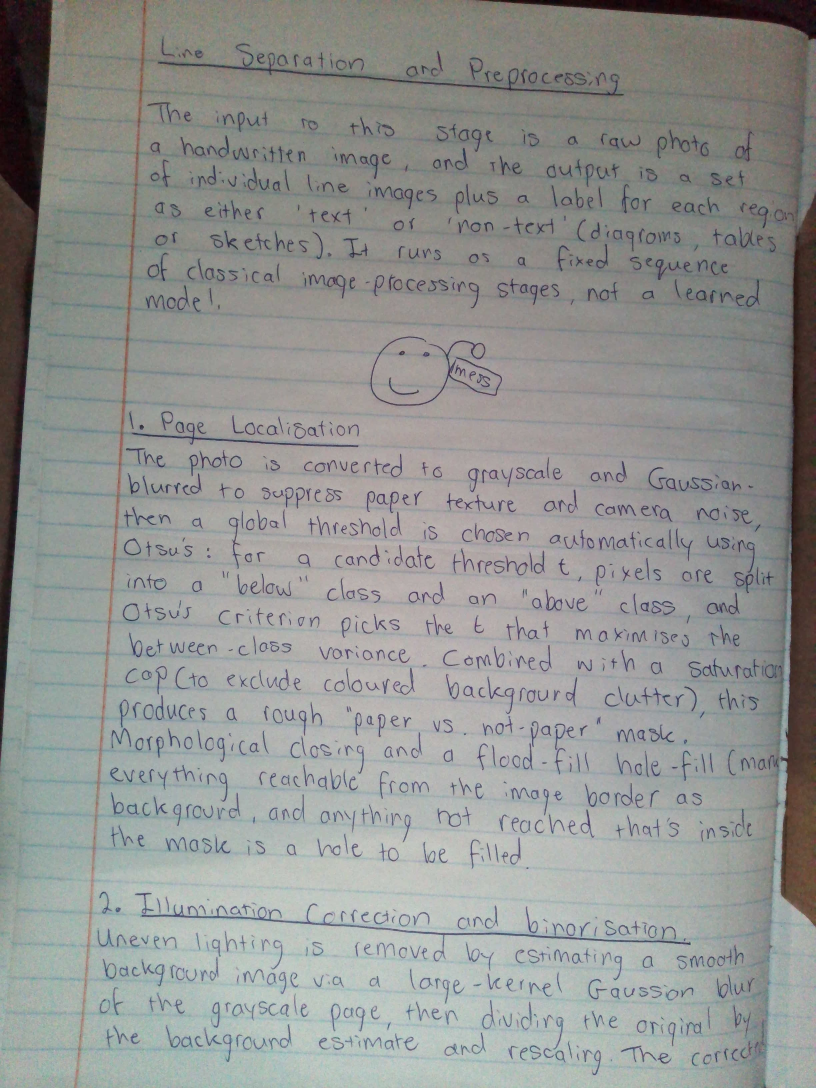
#> input picture Software/CNN/MyHandwriting/pages/page1.jpg, 2448 x 3264 px (shown at 1/3 size)
$ python SegmentSimple.py MyHandwriting/pages/page1.jpg MyHandwriting/pages/page2.jpg
#> lines starting #> are read from the running program, lines starting #| are printed output that depends on the picture; after the words box and inside, x2 and y2 are one past the last pixel; in counts of white or black regions, pixels touching at a corner belong together; long printed decimals are rounded
"""Simple, fast text-line separation for a photographed handwritten page.

1. normalise lighting (divide by a blurred background) and threshold ink (Otsu);
   drop big solid blobs (binder, shadows) and full-height bars
2. deskew by maximising the sharpness of the row-ink profile
3. find line centres as peaks of the row-ink profile (pitch from autocorrelation)
4. between neighbouring centres, find the path that crosses the least ink
   (dynamic programming, left to right): a rough boundary between two lines
5. label connected pieces of ink (strokes, dots, tails) and give each piece, whole,
   to the line that holds most of it; a small dot goes to the letter just below it
6. each line = its own ink pieces: crop it, white out everything else

Usage: python SegmentSimple.py page.jpg outdir
"""
import sys
import time
from pathlib import Path

import numpy as np
from PIL import Image, ImageDraw


def _box(a, r):
    """Mean over a (2r+1)x(2r+1) window using an integral image."""
#> called with r = 40
    p = np.pad(a, r, mode="edge").astype(np.float64)
    ii = np.pad(p.cumsum(0).cumsum(1), ((1, 0), (1, 0)))
    k = 2 * r + 1
    return (ii[k:, k:] - ii[:-k, k:] - ii[k:, :-k] + ii[:-k, :-k]) / (k * k)


def _otsu(v):
    h, _ = np.histogram(np.clip(v, 0, 1.2), bins=256, range=(0, 1.2))
#> h = 256 values, max 88985 at index 219, min 0 at index 0, mean 7803
    p = h / h.sum()
#> p = 256 values, max 0.0445 at index 219, min 0 at index 0, mean 0.00391
    w, m = np.cumsum(p), np.cumsum(p * np.arange(256))
#> w = 256 values from 0 to 1; m = 256 values from 0 to 211.3
    s = (m[-1] * w - m) ** 2 / np.maximum(w * (1 - w), 1e-12)
#> s = 256 values, max 651.9 at index 172, min 0 at index 0, mean 290
    return (int(np.argmax(s)) + 0.5) * 1.2 / 256


def _ink(gray):
    """gray float image -> (ink mask, lighting-normalised image in 0..1)."""
    ratio = gray / np.maximum(_box(gray, 40), 1.0)
    mask = ratio < _otsu(ratio)
#> mask: shape (1632, 1224) bool; 8.1% white; 1479 white regions (478 under 20 px), largest, box (x1, y1, x2, y2) and area: (0, 0, 78, 1143) 29880, (1171, 344, 1224, 1389) 21886, (719, 0, 1224, 60) 9697
    solid = _box(mask.astype(np.float64), 4) > 0.999          # 9x9 solid ink: binder, shadow, patch
#> solid: shape (1632, 1224) bool; 1.6% white; 11 white regions (4 under 20 px), largest, box (x1, y1, x2, y2) and area: (0, 0, 73, 1080) 17037, (1178, 357, 1214, 1280) 8533, (779, 0, 1224, 53) 6359
    mask &= ~(_box(solid.astype(np.float64), 3) > 0)
#> mask: shape (1632, 1224) bool; 5.5% white in thin lines or dots
    bars = _box(mask.mean(0, keepdims=True).repeat(3, 0), 3)[0] > 0.4    # full-height bars
    mask[:, bars] = False
    return mask, ratio


def _seam(cost, step=3):
    """Left-to-right minimum-cost path (row index per column), up to `step` rows per column."""
    h, W = cost.shape
    acc = cost.copy()
    back = np.zeros((h, W), np.int8)
    idx = np.arange(h)
    shifts = range(-step, step + 1)
    for x in range(1, W):
        p = acc[:, x - 1]
        cand = np.full((len(shifts), h), np.inf)
        for i, d in enumerate(shifts):                 # cand[i, y] = p[y + d] + penalty
            if d < 0:
                cand[i, -d:] = p[:d] + 0.02 * abs(d)
            elif d > 0:
                cand[i, :-d] = p[d:] + 0.02 * d
            else:
                cand[i] = p
        j = cand.argmin(0)
        acc[:, x] += cand[j, idx]
        back[:, x] = j - step
    y = np.empty(W, int)
    y[-1] = acc[:, -1].argmin()
    for x in range(W - 1, 0, -1):
        y[x - 1] = y[x] + back[y[x], x]
    return y


def _label(mask):
    """8-connected component labelling (run based union-find) -> (labels, count)."""
    H, W = mask.shape
    lab = np.zeros((H, W), np.int32)
    parent = [0]

    def find(a):
        while parent[a] != a:
            parent[a] = parent[parent[a]]
            a = parent[a]
        return a

    prev = []
    for y in range(H):
        d = np.diff(np.r_[0, mask[y].view(np.int8), 0])
        runs = list(zip(np.nonzero(d == 1)[0].tolist(), np.nonzero(d == -1)[0].tolist()))
        cur, k = [], 0
        for a, b in runs:
            while k < len(prev) and prev[k][1] < a:
                k += 1
            l, kk = 0, k
            while kk < len(prev) and prev[kk][0] <= b:
                r = find(prev[kk][2])
                if l == 0:
                    l = r
                elif r != l:
                    parent[max(r, l)] = min(r, l)
                    l = min(r, l)
                kk += 1
            if l == 0:
                parent.append(len(parent))
                l = len(parent) - 1
            cur.append((a, b, l))
            lab[y, a:b] = l
        prev = cur
    roots = np.array([find(i) for i in range(len(parent))])
    _, comp = np.unique(roots, return_inverse=True)
    return comp[lab].astype(np.int32), int(comp.max())


def SegmentLines(path):
    t0 = time.time()
    full = Image.open(path).convert("L")
    half = full.resize((full.width // 2, full.height // 2), Image.BOX)

    # deskew: pick the angle whose row profile is sharpest
    mask, _ = _ink(np.asarray(half, dtype=np.float64))
    q = Image.fromarray(mask.astype(np.uint8) * 255).resize((half.width // 2, half.height // 2))
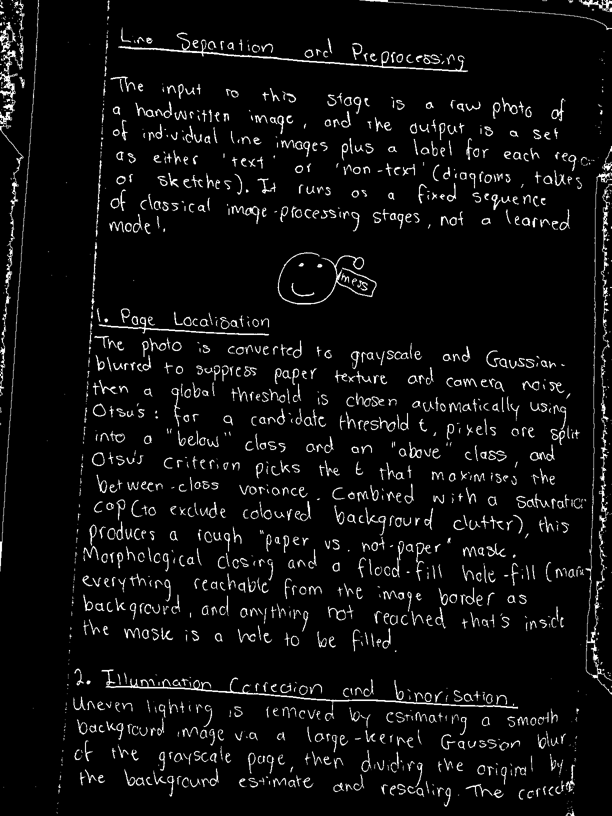
#> q: PIL image 612x816 L; min 0, max 255, mean 14.7
    best = max(np.arange(-4, 4.01, 0.5),
               key=lambda a: float((np.asarray(q.rotate(a)).sum(1).astype(float) ** 2).sum()))
#> best = 3
    full = full.rotate(best, Image.BILINEAR, fillcolor=255)
    half = half.rotate(best, Image.BILINEAR, fillcolor=255)
    g = np.asarray(half, dtype=np.float64)
    mask, ratio = _ink(g)
#> in _ink (call 2), `ratio = gray / np.maximum(_box(gray, 40), 1.0)`:
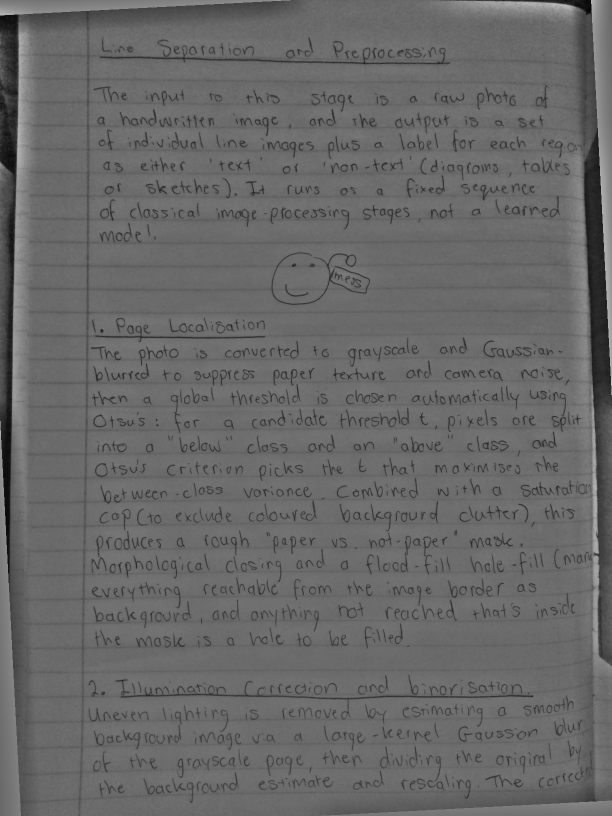
#> ratio: shape (1632, 1224) float64 (shown at 1/2 size); min 0.0319, max 2.38, mean 0.993; drawn with min black and max white
#> in _ink (call 2), `mask &= ~(_box(solid.astype(np.float64), 3) > 0)`:
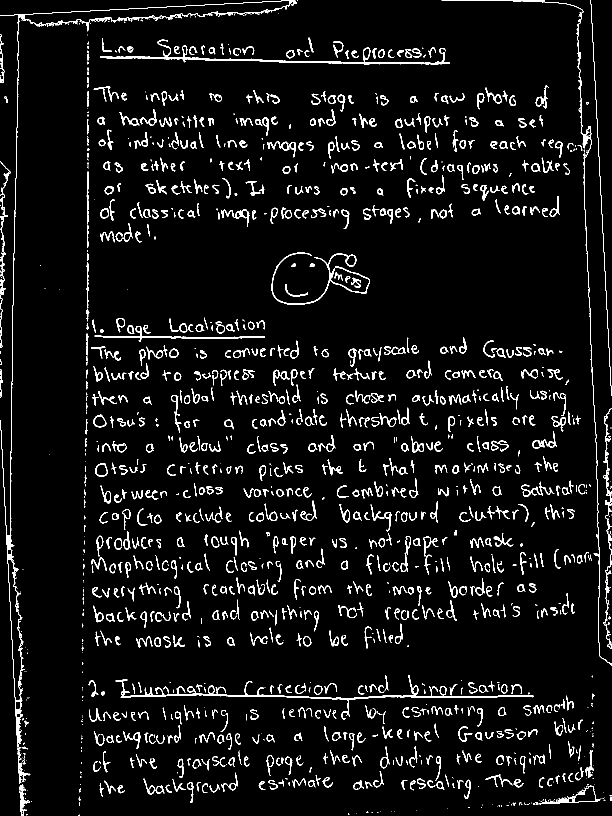
#> mask: shape (1632, 1224) bool (shown at 1/2 size); 5.8% white in thin lines or dots
    H, W = mask.shape

    # line centres from the row-ink profile
    prof = mask[:, int(0.05 * W):int(0.97 * W)].sum(1).astype(float)
#> prof = 1632 values, max 502 at index 1392, min 0 at index 1302, mean 65.83
    k = np.exp(-0.5 * (np.arange(-12, 13) / 4.0) ** 2)
    sm = np.convolve(prof, k / k.sum(), "same")
#> sm = 1632 values, max 255.7 at index 1391, min 0.0169 at index 1313, mean 65.7
    a = sm - sm.mean()
#> a = 1632 values, max 190 at index 1391, min -65.68 at index 1313, mean -1.11e-15
    ac = np.correlate(a, a, "full")[len(a) - 1:]
#> ac = 1632 values, max 5233888.6 at index 0, min -2228816.1 at index 70, mean 1603.5
    seg = ac[15:min(200, len(ac) // 3)]
#> seg = 185 values, max 2846429.2 at index 32, min -2228816.1 at index 55, mean 18807.8
    P = 15 + next(i for i in range(1, len(seg) - 1)
                  if seg[i] >= 0.7 * seg.max() and seg[i] >= seg[i - 1] and seg[i] >= seg[i + 1])
#> P = 47
    peaks = [i for i in range(1, H - 1) if sm[i] >= sm[i - 1] and sm[i] > sm[i + 1] and sm[i] > 0.06 * sm.max()]
#> peaks = 39 values from 2 to 1603
    centres = []
    for c in sorted(peaks, key=lambda i: -sm[i]):
        if all(abs(c - o) >= 0.6 * P for o in centres):
            centres.append(c)
#> this loop made 39 passes
#> c on passes 1 to 8: 1391, 424, 288, 748, 795, 703, 242, 1031
#> after the loop, centres = 31 values, max 1603 at index 27, min 28 at index 26, mean 841
    centres.sort()

    # rough boundaries: least-ink path between each pair of neighbouring centres
    cuts = [np.full(W, max(0, centres[0] - int(0.75 * P)))]
    m = (_box(mask.astype(np.float64), 1) > 0).astype(np.float64)
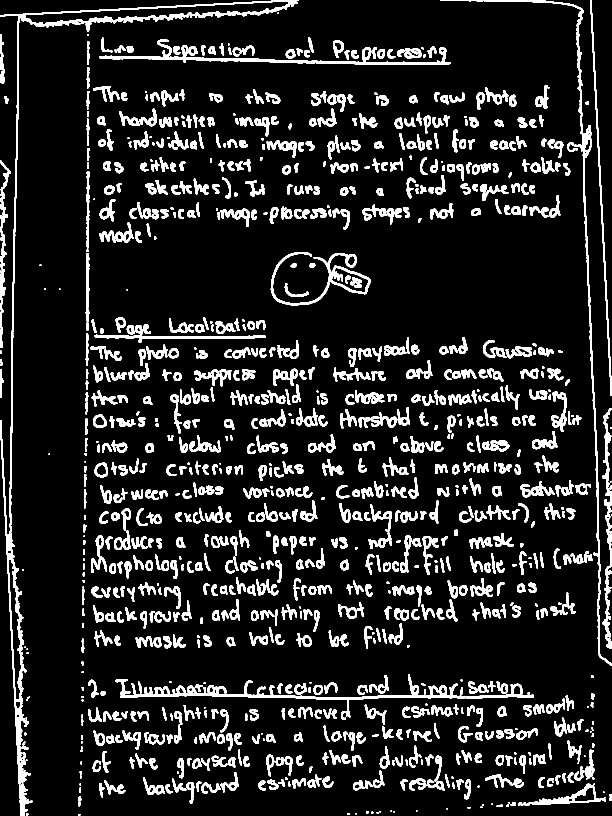
#> m: shape (1632, 1224) float64 (shown at 1/2 size); values 0 (black) and 1 (white), 12.5% white; 1095 white regions (87 under 20 px), largest, box (x1, y1, x2, y2) and area: (0, 0, 597, 1569) 15481, (230, 1349, 1068, 1440) 7723, (881, 0, 1224, 1332) 6641
    for c0, c1 in zip(centres, centres[1:]):
        yy = np.arange(c0, c1 + 1)[:, None]
        mid, half_w = (c0 + c1) / 2.0, max(1.0, (c1 - c0) / 2.0)
        cuts.append(c0 + _seam(4.0 * m[c0:c1 + 1] + 0.05 * ((yy - mid) / half_w) ** 2))
#> this loop made 30 passes
#> (c0, c1, mid, half_w, h in _seam) on passes 1 to 8: (28, 118, 73, 45, 91), (118, 195, 156.5, 38.5, 78), (195, 242, 218.5, 23.5, 48), (242, 288, 265, 23, 47), (288, 332, 310, 22, 45), (332, 378, 355, 23, 47), (378, 424, 401, 23, 47), (424, 469, 446.5, 22.5, 46)
#> pass 1, in _seam, `acc = cost.copy()`:
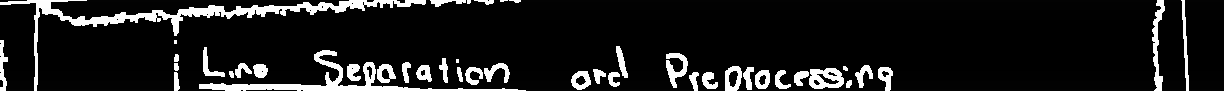
#> acc: shape (91, 1224) float64; min 0, max 4.05, mean 0.441; drawn with min black and max white
#> after the loop, cuts = 31 items
    cuts.append(np.full(W, min(H - 1, centres[-1] + int(0.75 * P))))
    L = len(cuts) - 1
#> L = 31

    # give every connected piece of ink, whole, to the line holding most of it
    lab, nc = _label(mask)
#> the loop in _label, `for y in range(H):` made 1632 passes
#> runs on passes 14, 54, 55: [(333, 353), (565, 574), (1151, 1154), (1182, 1183)], [(36, 37), (94, 96), (174, 178), (1156, 1157), (1184, 1185)], [(36, 37), (174, 178), (1156, 1157), (1184, 1185)]
#> after the loop in _label, `for y in range(H):`:
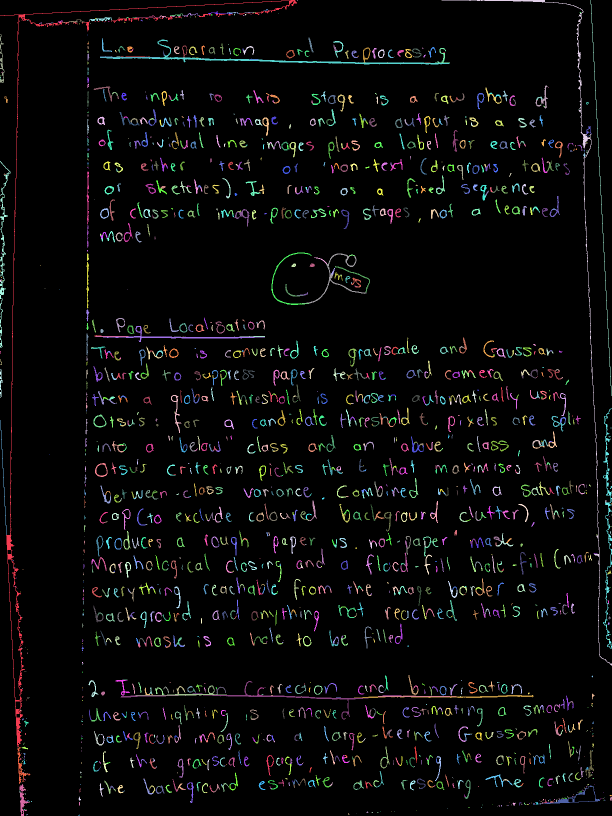
#> lab: shape (1632, 1224) int32 (shown at 1/2 size); 2162 distinct labels, from 0 to 2161; one colour per label, 0 black
#> after the loop in _label, `for y in range(H):`: parent = 2162 values, max 2161 at index 2161, min 0 at index 0, mean 1058.3
#> in _label, `roots = np.array([find(i) for i in range(len(parent))])`: roots = 2162 values, max 2161 at index 2161, min 0 at index 0, mean 1057.3
#> in _label, `_, comp = np.unique(roots, return_inverse=True)`: comp = 2162 values, max 1409 at index 2161, min 0 at index 0, mean 690.6
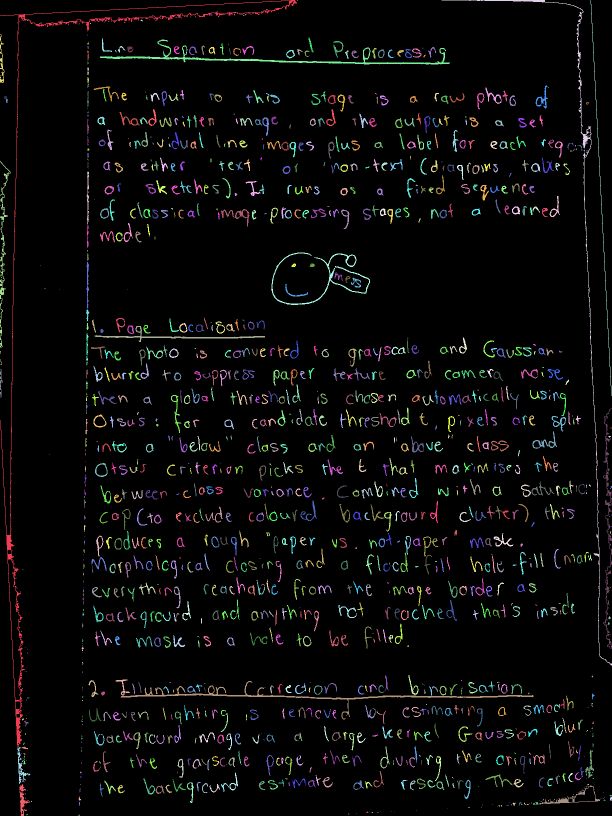
#> lab: shape (1632, 1224) int32 (shown at 1/2 size); 1410 distinct labels, from 0 to 1409; one colour per label, 0 black
#> nc = 1409
    Y = np.arange(H)[:, None]
    region = sum((Y >= cuts[n][None, :]).astype(np.int16) for n in range(1, L)) if L > 1 else np.zeros((H, W), np.int16)
    valid = mask & (Y >= cuts[0][None, :]) & (Y < cuts[-1][None, :])
    cnt = np.bincount(lab[valid] * L + region[valid], minlength=(nc + 1) * L).reshape(nc + 1, L)
    area = cnt.sum(1)
#> area = 1410 values, max 6005 at index 1, min 0 at index 0, mean 82.84
    ys, xs = np.nonzero(mask)
    pl = lab[ys, xs]
    cutsArr = np.array(cuts)
    rp = region[ys, xs]
    T, B = cutsArr[rp, xs], cutsArr[rp + 1, xs]
    fr = (ys - T) / np.maximum(B - T, 1)
    inCore = (fr >= 0.25) & (fr < 0.75) & valid[ys, xs]
    coreCnt = np.bincount(pl[inCore] * L + rp[inCore], minlength=(nc + 1) * L).reshape(nc + 1, L)
    owner = np.where(coreCnt.sum(1) > 0, coreCnt.argmax(1), cnt.argmax(1))   # head of a g/y decides, not its tail
#> owner = 1410 values, max 30 at index 1338, min 0 at index 0, mean 16.9
    owner[area == 0] = -1
    top, bot = np.full(nc + 1, H), np.zeros(nc + 1, int)
#> top = 1410 values from 1632 to 1632; bot = 1410 values from 0 to 0
    np.minimum.at(top, pl, ys)
    np.maximum.at(bot, pl, ys)
    owner[(bot - top) > 2.2 * P] = -1                                    # binder outline, margin rule
    # loose small pieces (dots, tails, ticks) belong to the nearest big piece directly above or below
    # them; every threshold is relative to the page's own line spacing P
    xmin, xmax = np.full(nc + 1, W), np.zeros(nc + 1, int)
#> xmin = 1410 values from 1224 to 1224; xmax = 1410 values from 0 to 0
    np.minimum.at(xmin, pl, xs)
    np.maximum.at(xmax, pl, xs)
    big = area >= 0.065 * P * P
    small = (area > 0) & (area < 0.02 * P * P)
    narrow = (area >= 0.02 * P * P) & (area < 0.17 * P * P) & ((xmax - xmin) <= 0.65 * P) & ((bot - top) >= 0.4 * P)

    def nearest(l, win):
        xa, xb = max(0, xmin[l] - 2), xmax[l] + 3
        best = None
        for gap in range(1, win + 1):
            for side, yy in (("up", top[l] - gap), ("down", bot[l] + gap)):
                if 0 <= yy < H:
                    row = lab[yy, xa:xb]
                    hit = [v for v in np.unique(row[row > 0]) if v != l and big[v] and owner[v] >= 0]
                    if hit:
                        return owner[hit[0]]
        return best

    for l in np.nonzero(small | narrow)[0]:
        o = nearest(l, int(0.35 * P) if small[l] else max(2, int(0.12 * P)))
        if o is not None:
            owner[l] = o
#> this loop made 948 passes
#> (l, xa in nearest, xb in nearest) on passes 1 to 3: (2, 592, 598), (3, 880, 885), (6, 554, 559)
#> after the loop, owner = 1410 values, max 30 at index 1338, min -1 at index 0, mean 16.87

    # crops from the full-resolution, lighting-normalised page
    bg_full = np.asarray(Image.fromarray(_box(g, 40).astype(np.float32)).resize(full.size, Image.BILINEAR))
    norm = np.clip(np.asarray(full, dtype=np.float32) / np.maximum(bg_full, 1.0), 0, 1) * 255
    f = full.width / W
    own = owner[lab]
    ink_per_line = np.bincount(own[mask & (own >= 0)], minlength=L)
#> ink_per_line = 31 values, max 6015 at index 25, min 72 at index 0, mean 3321.1
    minInk = max(60, 0.12 * np.median(ink_per_line[ink_per_line > 0]))
#> minInk = 427.4
    lines = []
    for n in range(L):
        ink = mask & (own == n)
        ys, xs = np.nonzero(ink)
        if len(ys) < minInk or ys.max() - ys.min() < 0.45 * P:   # nothing, or too flat to be a text line
            continue
        pad = int(0.15 * P)
        y0, y1 = max(0, ys.min() - pad), min(H, ys.max() + 1 + pad)
        x0, x1 = max(0, xs.min() - pad), min(W, xs.max() + 1 + pad)
        Y0, Y1, X0, X1 = int(y0 * f), int(y1 * f), int(x0 * f), int(x1 * f)
        near = _box(ink[y0:y1, x0:x1].astype(np.float64), 3) > 0
        near = np.asarray(Image.fromarray(near.astype(np.uint8) * 255).resize((X1 - X0, Y1 - Y0))) > 127
        crop = np.where(near, norm[Y0:Y1, X0:X1], 255).astype(np.uint8)
        lines.append(dict(order=len(lines), image=Image.fromarray(crop), bbox=(X0, Y0, X1, Y1)))
#> this loop made 31 passes
#> (y0, y1, x0, x1, Y0, Y1, X0, X1) on passes 2 to 9: (62, 173, 0, 907, 124, 346, 0, 1814), (146, 230, 2, 1184, 292, 460, 4, 2368), (211, 279, 167, 1093, 422, 558, 334, 2186), (252, 325, 168, 1186, 504, 650, 336, 2372), (299, 367, 168, 1147, 598, 734, 336, 2294), (324, 408, 202, 1076, 648, 816, 404, 2152), (385, 465, 0, 1127, 770, 930, 0, 2254), (439, 503, 167, 319, 878, 1006, 334, 638)

    # overlay for a quick visual check: rough boundaries
    ov = Image.fromarray(np.clip(ratio * 255, 0, 255).astype(np.uint8)).convert("RGB")
    d = ImageDraw.Draw(ov)
    for n, cu in enumerate(cuts):
        d.line(list(zip(range(W), cu.tolist())), fill=(255, 0, 0) if n % 2 else (0, 140, 255), width=2)
#> this loop made 32 passes
    return lines, ov, dict(angle=float(best), pitch=int(P), nLines=len(lines), seconds=time.time() - t0)


if __name__ == "__main__":
    src, out = Path(sys.argv[1]), Path(sys.argv[2])
    out.mkdir(parents=True, exist_ok=True)
    for old in out.glob("*.png"):
        old.unlink()
    lines, ov, info = SegmentLines(src)
    for ln in lines:
        ln["image"].save(out / f"{ln['order']:02d}.png")
#> this loop made 29 passes
    ov.save(out / "_cuts_overlay.jpg", quality=88)
    print(info)
#| {'angle': 3.0, 'pitch': 47, 'nLines': 29, 'seconds': 6.494}
